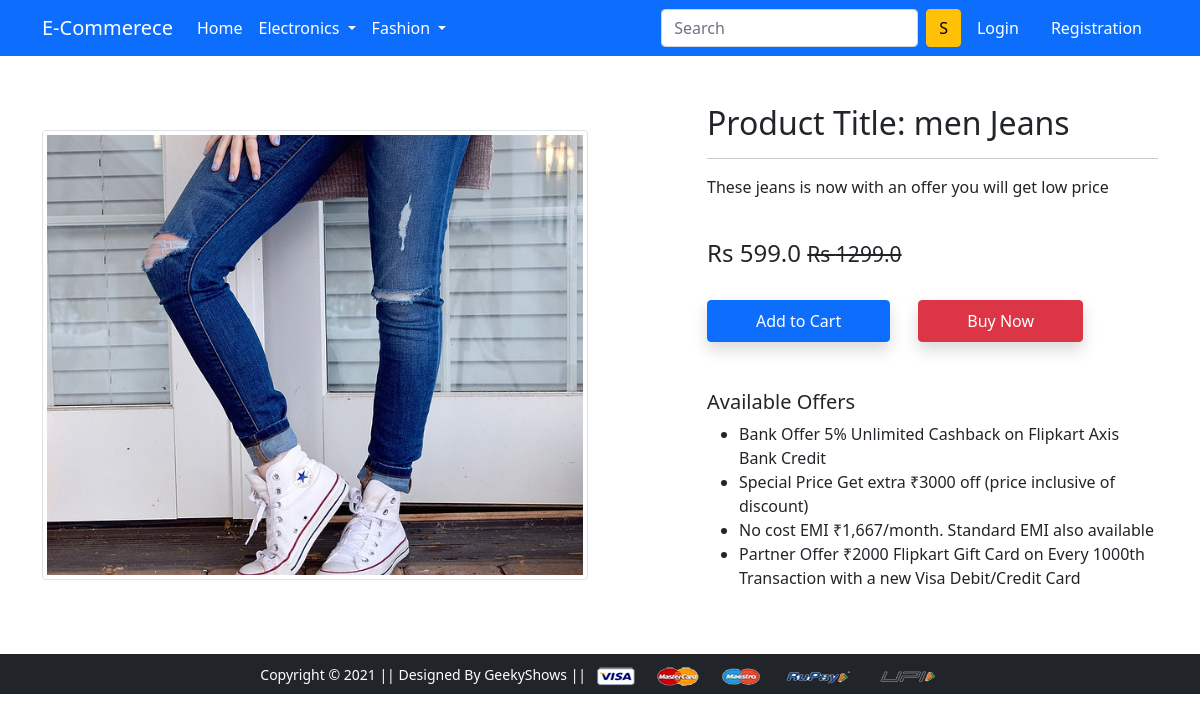
Screenshot of /product-detail/1 with the database file from the repository.
### app/models.py (models this page shows, shortened)
class Product(models.Model):
    title = models.CharField(max_length=100)
    selling_price = models.FloatField()
    discount_price = models.FloatField()
    description = models.TextField()
    brand = models.CharField(max_length=100)
    category = models.CharField(choices = CATEGORY_CHOICES,max_length=2)
    product_image = models.ImageField(upload_to='productimg')

### app/views.py (the view)
# urls.py: path('product-detail/<int:pk>', views.ProductDetailView.as_view(), name='product-detail'),
class ProductDetailView(View):
    def get(self,request,pk):
        product = Product.objects.get(pk=pk)
        return render(request, 'app/productdetail.html',{'product':product})

### app/templates/app/productdetail.html (shortened to what this page needs)
{% extends 'app/base.html' %}
{% load static %}
{% block main-content %}
<div class="container my-5">
 <div class="row">
  <div class="col-sm-6 text-center align-self-center">
   <img src="{{product.product_image.url}}" alt="" class="img-fluid img-thumbnail">
  </div>
  <div class="col-sm-5 offset-sm-1">
   <h2>Product Title: {{product.title}}</h2>
   <hr>
   <p>{{product.description}}</p> <br>
   <h4>Rs {{product.discount_price}} <small class="fw-light text-decoration-line-through">Rs {{product.selling_price}}</small></h4> <br>
   <a href="{% url 'add-to-cart' %}" class="btn btn-primary shadow px-5 py-2">Add to Cart</a>
   <a href="{% url 'buy-now' %}" class="btn btn-danger shadow px-5 py-2 ms-4">Buy Now</a>
   <h5 class="mt-5">Available Offers</h5>
   <ul>
    <li>Bank Offer 5% Unlimited Cashback on Flipkart Axis Bank Credit</li>
    <li>Special Price Get extra ₹3000 off (price inclusive of discount)</li>
    <li>No cost EMI ₹1,667/month. Standard EMI also available</li>
    <li>Partner Offer ₹2000 Flipkart Gift Card on Every 1000th Transaction with a new Visa Debit/Credit Card</li>
   </ul>
  </div>
 </div>
</div>
{% endblock main-content %}

### rows the page displays
Product: product_image (picture), title "men Jeans", description "These jeans is now with an offer you will get low price", discount_price "599.0", selling_price "1299.0"
